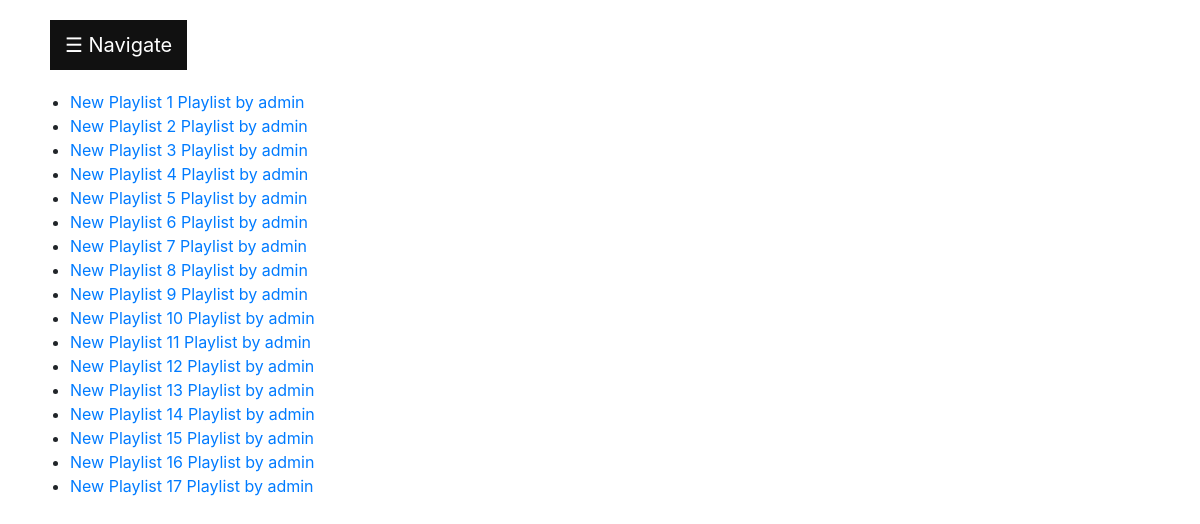
The page /playlistlist/ (signed in) on the database its author committed.
### spotifyassist/models.py (models this page shows)
class Playlist(models.Model):
    user = models.ForeignKey(User, on_delete=models.CASCADE)
    tracks = models.ManyToManyField(Track, blank=True)
    name = models.CharField(max_length=64)
    description = models.CharField(max_length=268)
    def __str__(self):
        return f"{self.name} Playlist by {self.user}"

### spotifyassist/views.py (the view)
# urls.py: path("playlistlist/", views.playlistlist, name="playlistlist"),
def playlistlist(request):
    context = {
        "playlists" : Playlist.objects.filter(user = request.user).all()
    }
    return render(request,"spotifyassist/playlists.html", context)

### spotifyassist/templates/spotifyassist/playlists.html (shortened to what this page needs)
{% extends "spotifyassist/layout.html" %}
{% load static %}
{% block body %}
<div class="row">
    <div id="playlistview">
        <ul>
        {% for list in playlists %}
            <li><a href="/viewplaylist/{{list.id}}">{{list}}</a></li>
        {% endfor %}
        </ul>
    </div>
</div>
{% endblock %}

### spotifyassist/templates/spotifyassist/layout.html (shortened to what this page needs)
{% load static %}
<!DOCTYPE html>
<html>
    <head>
        <link rel="stylesheet" href="{% static 'spotifyassist/styles.css' %}"/>
        <link rel="stylesheet" href="https://maxcdn.bootstrapcdn.com/bootstrap/4.0.0/css/bootstrap.min.css">
    </head>
    <body>
        <div class="container">
            <div class="row">
                <div id="main">
                  <button class="openbtn" onclick="openNav()">&#9776; Navigate</button>
                </div>
            </div>
            {% block body %}
            {% endblock %}
        </div>
    </body>
</html>

### spotifyassist/static/spotifyassist/styles.css (style rules this page uses)
.openbtn { font-size: 20px; cursor: pointer; background-color: #111; color: white; padding: 10px 15px; border: none; }
#main { transition: margin-left .5s; padding: 20px; }

### rows shown on the page
Playlist: name+user "New Playlist 1 Playlist by admin"
Playlist: name+user "New Playlist 2 Playlist by admin"
Playlist: name+user "New Playlist 3 Playlist by admin"
Playlist: name+user "New Playlist 4 Playlist by admin"
Playlist: name+user "New Playlist 5 Playlist by admin"
Playlist: name+user "New Playlist 6 Playlist by admin"
Playlist: name+user "New Playlist 7 Playlist by admin"
Playlist: name+user "New Playlist 8 Playlist by admin"
Playlist: name+user "New Playlist 9 Playlist by admin"
Playlist: name+user "New Playlist 10 Playlist by admin"
Playlist: name+user "New Playlist 11 Playlist by admin"
Playlist: name+user "New Playlist 12 Playlist by admin"
Playlist: name+user "New Playlist 13 Playlist by admin"
Playlist: name+user "New Playlist 14 Playlist by admin"
Playlist: name+user "New Playlist 15 Playlist by admin"
Playlist: name+user "New Playlist 16 Playlist by admin"
Playlist: name+user "New Playlist 17 Playlist by admin"
